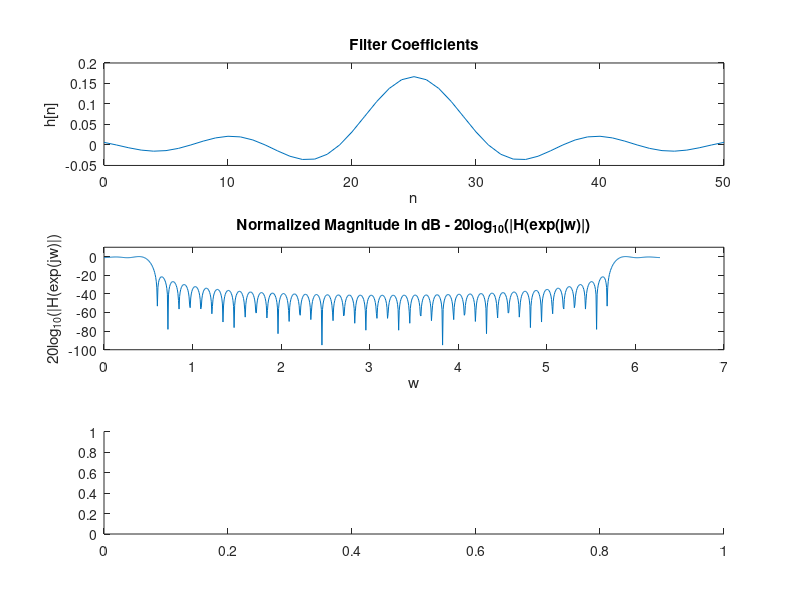

Write MATLAB code to recreate this figure. (Note: this script raises an error after producing the figure.)
%Question 1
%%Part a - h[n]=hd[n].w[n]
clear; clc;
n = 0 : 1 : 50;
N = 51; %N - tap filter
wn = ones(1,N); %Rectangular Window

nc = (N-1)/2;
hd = [];
for index = 0 : 50
    if(index ~= nc)
        hd = [hd, (sin(pi *(index - nc)/6))/ (pi * (index-nc))];
    else
        hd = [hd, 1/6];
    end
end

hn = hd .* wn;

subplot(3,1,1);
plot(n,hn) % Filter Coefficients 
title('Filter Coefficients'); xlabel('n') ; ylabel('h[n]')

%%Part b
NDFT = 1001;
hnDFT = fft(hn,NDFT);

hnDFTNormalized = abs(hnDFT) ./ max(abs(hnDFT));
n = 0 : 1 : NDFT-1;

subplot(3,1,2);
plot((2*pi*n)/1001,20*log(hnDFTNormalized)/log(10)); ylim([-100 10]);
title('Normalized Magnitude in dB - 20log_{10}(|H(exp(jw)|)'); xlabel('w') ; ylabel('20log_{10}(|H(exp(jw)|)')

subplot(3,1,3);
plot((2*pi*n)/1001,phase(hnDFT));
title('Phase(H(exp(jw))'); xlabel('w') ; ylabel('Phase(H(exp(jw))')

%%Part c
%%Repeating Part a - h[n]=hd[n].w[n]
clear; clc;
n = 0 : 1 : 50;
N = 51; %N - tap filter
wn = (blackman(N))'; %Blackman Window

nc = (N-1)/2;
hd = [];
for index = 0 : 50
    if(index ~= nc)
        hd = [hd, (sin(pi *(index - nc)/6))/ (pi * (index-nc))];
    else
        hd = [hd, 1/6];
    end
end

hn = hd .* wn;

subplot(3,1,1);
plot(n,hn) % Filter Coefficients 
title('Filter Coefficients'); xlabel('n') ; ylabel('h[n]')

%%Repeating Part b
NDFT = 1001;
hnDFT = fft(hn,NDFT);

hnDFTNormalized = abs(hnDFT) ./ max(abs(hnDFT));
n = 0 : 1 : NDFT-1;

subplot(3,1,2);
plot((2*pi*n)/1001,20*log(hnDFTNormalized)/log(10));  ylim([-100 10]);
title('Normalized Magnitude in dB - 20log_{10}(|H(exp(jw)|)'); xlabel('w') ; ylabel('20log_{10}(|H(exp(jw)|)')

subplot(3,1,3);
plot((2*pi*n)/1001,phase(hnDFT));
title('Phase(H(exp(jw))'); xlabel('w') ; ylabel('Phase(H(exp(jw))')

%%Part E
%%Part E - Filtering x[n] 
clear; clc;

n = 0 : 1 : 200;
xn = cos(pi*n/16) + 0.25*sin(pi*n/2);

%%LPF with Rectangular Window 

N = 51; %N - tap filter
wn = ones(1,N); %Rectangular Window

nc = (N-1)/2;
hd = [];
for index = 0 : 50
    if(index ~= nc)
        hd = [hd, (sin(pi *(index - nc)/6))/ (pi * (index-nc))];
    else
        hd = [hd, 1/6];
    end
end

hnRect = hd .* wn;
ynRect = conv(xn, hnRect);

N = 51; %N - tap filter
wn = (blackman(N))'; %Blackman Window

nc = (N-1)/2;
hd = [];
for index = 0 : 50
    if(index ~= nc)
        hd = [hd, (sin(pi *(index - nc)/6))/ (pi * (index-nc))];
    else
        hd = [hd, 1/6];
    end
end

hnBlack = hd .* wn;
ynBlack = conv(xn, hnBlack);

nAxis = 0 : 1 : 250;
figure(1);
subplot(3,1,1); plot(n,xn); xlabel('n'); ylabel('x[n]');   title('Signal x[n] Before Filtering');
subplot(3,1,2); plot(nAxis, ynRect); xlabel('n'); ylabel('x[n]'); title('Signal x[n] After Filtering using Rectangular Window');
 subplot(3,1,3); plot(nAxis, ynBlack); xlabel('n'); ylabel('x[n]'); title('Signal x[n] After Filtering using Blackman Window');

%%Part E - Filtering x1[n]
clear; clc;

n = 0 : 1 : 200;
xn = cos(pi*n/16) + 0.25*randn(1,201); 

%%LPF with Rectangular Window 

N = 51; %N - tap filter
wn = ones(1,N); %Rectangular Window

nc = (N-1)/2;
hd = [];
for index = 0 : 50
    if(index ~= nc)
        hd = [hd, (sin(pi *(index - nc)/6))/ (pi * (index-nc))];
    else
        hd = [hd, 1/6];
    end
end

hnRect = hd .* wn;
ynRect = conv(xn, hnRect);

N = 51; %N - tap filter
wn = (blackman(N))'; %Blackman Window

nc = (N-1)/2;
hd = [];
for index = 0 : 50
    if(index ~= nc)
        hd = [hd, (sin(pi *(index - nc)/6))/ (pi * (index-nc))];
    else
        hd = [hd, 1/6];
    end
end

hnBlack = hd .* wn;
ynBlack = conv(xn, hnBlack);

nAxis = 0 : 1 : 250;
figure(1);
subplot(3,1,1); plot(n,xn); xlabel('n'); ylabel('x[n]');   title('Signal x1[n] Before Filtering');
subplot(3,1,2); plot(nAxis, ynRect); xlabel('n'); ylabel('x[n]'); title('Signal x1[n]  After Filtering using Rectangular Window');
subplot(3,1,3); plot(nAxis, ynBlack); xlabel('n'); ylabel('x[n]'); title('Signal x1[n] After Filtering using Blackman Window');

%%Part F
clear; clc;

%%LPF with Rectangular Window 
N = 51; %N - tap filter
wn = ones(1,N); %Rectangular Window

nc = (N-1)/2;
hd = [];
for index = 0 : 50
    if(index ~= nc)
        hd = [hd, (sin(pi *(index - nc)/6))/ (pi * (index-nc))];
    else
        hd = [hd, 1/6];
    end
end

hnRect = hd .* wn;

%%Constructing h1n
n = 0 : 1: 50;
h1n = hnRect .* power(-1,n);

subplot(3,1,1);
plot(n,h1n) % Filter Coefficients 
title('Filter Coefficients'); xlabel('n') ; ylabel('h[n]')

NDFT = 1001;
h1nDFT = fft(h1n,NDFT);

%%Repeating part b - Analysing magnitude and phase spectrum
h1nDFTNormalized = abs(h1nDFT) ./ max(abs(h1nDFT));
n = 0 : 1 : NDFT-1;

subplot(3,1,2);
plot((2*pi*n)/1001,20*log(h1nDFTNormalized)/log(10)); ylim([-100 10]);
title('Normalized Magnitude in dB - 20log_{10}(|H(exp(jw)|)'); xlabel('w') ; ylabel('20log_{10}(|H(exp(jw)|)')

subplot(3,1,3);
plot((2*pi*n)/1001,phase(h1nDFT));
title('Phase(H(exp(jw))'); xlabel('w') ; ylabel('Phase(H(exp(jw))')



%OBSERVATIONS
%{
a. hLPF[n] = sin(pi/6 n)/(pi . n)
   hd[n] =   sin(pi *(n - nc)/6))/ (pi * (n-nc))
b. Phase is linear for FIR Filter
d. Transition Region
    The transition region is very steep when we use Rectangular Window>
    But the transition region is less steep, for Blackman Window. The
    curve rises gradually.

    Side Lobe Level
    The side lobe level is bigger for Rectangular window compared to
    Blackman window.

f. High Pass FIR Filter
    h1[n] = (-1)^n h[n] = cos(n.pi) h[n] 
    In Frequency domain, 
    e^{j.pi.n} <-> H(e ^{j(w-pi)}
    When we shift H(e^{jw}) by pi in frequency domain, we get a high pass
    filter.


%}